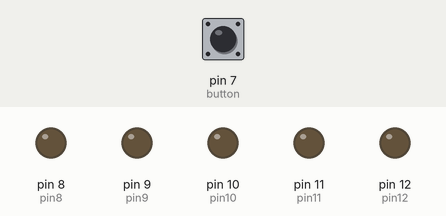
This sketch was run on a simulated Arduino Uno, built with avr-gcc and run on an emulated ATmega328P. Parts: output pins drawn as LEDs (lit = HIGH). Dashed ring = blinking. The inputs (shaded band) are chosen by the test bench; at power-on: pin 7 (button) LOW. Random numbers use the default seed unless the sketch sets one.

Above: at 1.2 s.
1.3 s: pin 7 (button) pulled HIGH for 1 s
At 1.5 s:
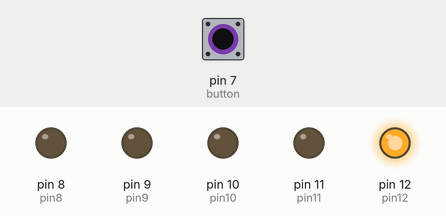
4.3 s: pin 7 (button) pulled HIGH for 0.15 s
At 4.4 s:
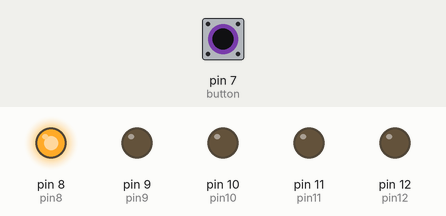
6.0 s: pin 7 (button) pulled HIGH for 3.2 s
At 8.7 s:
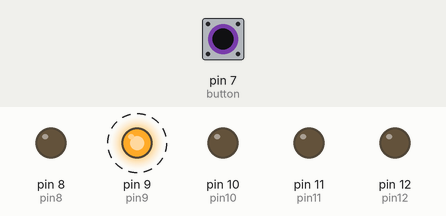
Timing chart, 0 to 10.7 s (numbered marks = the images above; inputs shaded):
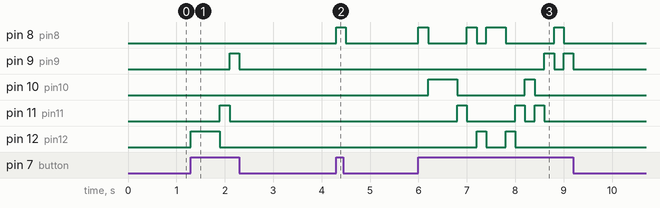

The sketch:

random_number.ino
```cpp
int randNumber;
int button = 7;
int pin8 = 8;
int pin9 = 9;
int pin10 = 10;
int pin11 = 11;
int pin12 = 12;
int buttonState = 0;


void setup(){
  pinMode(button, INPUT);
  randomSeed(analogRead(0));
  pinMode(pin8, OUTPUT);
  pinMode(pin9, OUTPUT);
  pinMode(pin10, OUTPUT);
  pinMode(pin11, OUTPUT);
  pinMode(pin12, OUTPUT);
}

void loop() {
  buttonState = digitalRead(button);
  if(buttonState == HIGH){
  randNumber = random(8, 13);
  digitalWrite(randNumber, HIGH);
  delay(200);
  digitalWrite(randNumber, LOW);
  }
}
```

Measured:
- after the input at 1.3 s, pin 9 (pin9): LOW → HIGH after 0.80 s, → LOW 0.20 s later; pin 11 (pin11): LOW → HIGH after 0.60 s, → LOW 0.20 s later; pin 12 (pin12): LOW → HIGH at once, → LOW 0.60 s later
- after the input at 4.3 s, pin 8 (pin8): LOW → HIGH at once, → LOW 0.20 s later
- after the input at 6.0 s, pin 8 (pin8): LOW → HIGH at once, → LOW 0.20 s later, → HIGH 0.80 s later, → LOW 0.20 s later, … (8 changes in this stretch); pin 9 (pin9): alternates HIGH for 0.20 s and LOW for 0.20 s, 4 changes in all, then stays LOW, starting after 2.6 s
